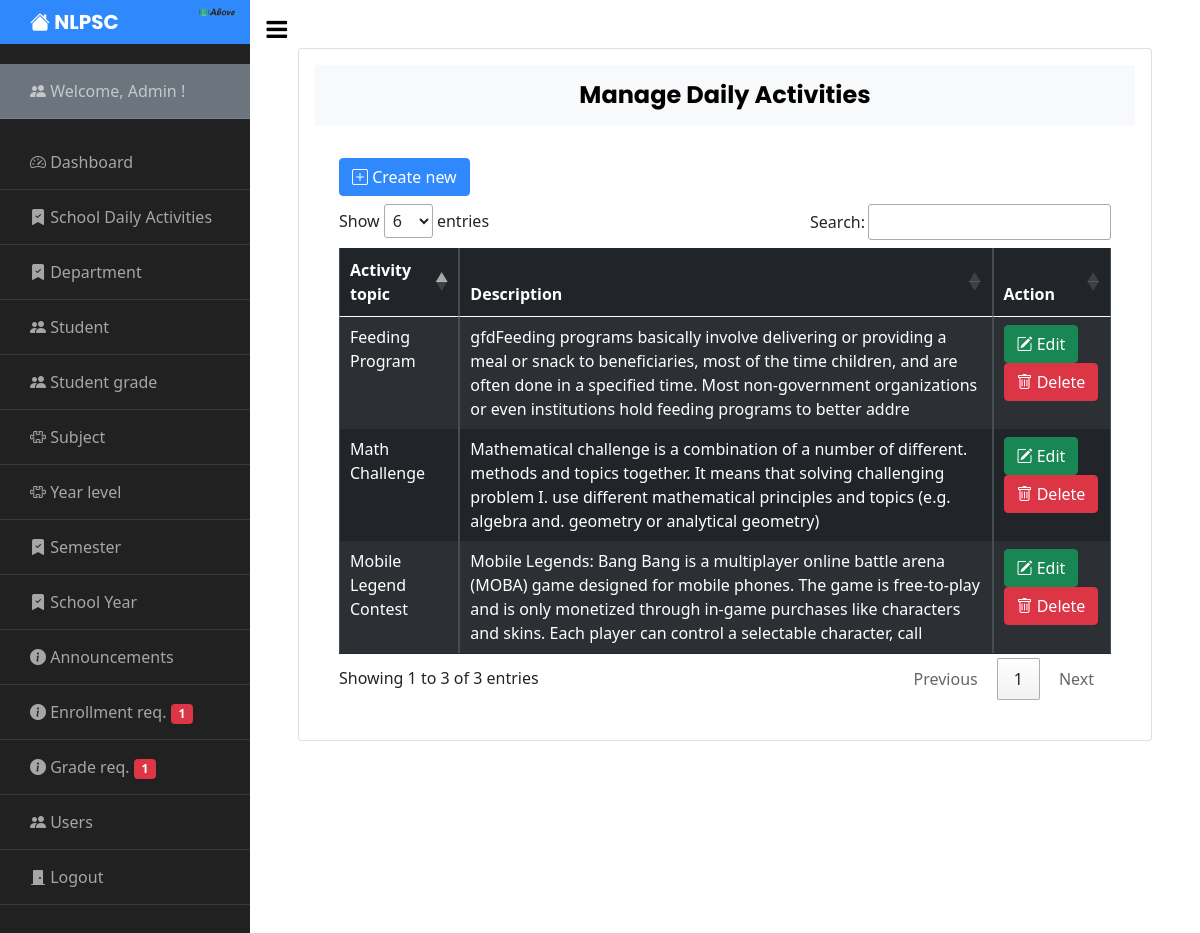
The app's page /admin/manage_daily_activities.php (signed in) with its own data.
### tables this page shows
CREATE TABLE `user` (
  `Id` int(11) NOT NULL,
  `firstname` varchar(255) NOT NULL,
  `middlename` varchar(255) NOT NULL,
  `lastname` varchar(255) NOT NULL,
  `dob` varchar(255) NOT NULL,
  `age` int(11) NOT NULL,
  `email` varchar(255) NOT NULL,
  `contact` varchar(255) NOT NULL,
  `address` varchar(255) NOT NULL,
  `username` varchar(255) NOT NULL,
  `password` varchar(255) NOT NULL,
  `usertype` varchar(255) NOT NULL DEFAULT 'Teacher',
  `image` varchar(255) NOT NULL
);

CREATE TABLE `daily_activities` (
  `Id` int(11) NOT NULL,
  `Activity_topic` varchar(255) NOT NULL,
  `Activity_description` varchar(255) NOT NULL,
  `time_date` datetime NOT NULL,
  `Image` varchar(255) NOT NULL
);

### admin/manage_daily_activities.php (the view, shortened to what this page needs)
<?php include 'sidebar.php'; ?>
     <div id="content" class="p-4 p-md-5 pt-5">
       <div class="card p-3">
         <h4 class="bg-light p-3" align="center"><strong>Manage Daily Activities</strong></h4>
         <div class="table-responsive p-4">
           <a href="manage_daily_activities_create.php" class="btn btn-primary mb-2"><i class="bi bi-plus-square"></i> Create new</a>
           <table class="table table-bordered table-dark table-striped table-hover table-responsive-sm " id="example">
             <thead>
               <tr>
                   <th>Activity topic</th>
                   <th>Description</th>
                   <th>Action</th>
               </tr>
             </thead>
             <tbody>
               <?php
                   include("../config.php");
                   $query ="SELECT * FROM daily_activities";
                   $sql = mysqli_query($conn,$query);
                   while($row = mysqli_fetch_array($sql)) {
               ?>
               <tr>
                   <td><?php echo $row["Activity_topic"];?></td>
                   <td><?php echo $row["Activity_description"];?></td>
                   <td>
                       <a href="manage_daily_activities_update.php?id=<?php echo $row['Id']; ?>" class="btn btn-success"><i class="bi bi-pencil-square"></i> Edit </a>
                       <button class="btn btn-danger" data-bs-toggle="modal" type="button" data-bs-target="#deleteactivity_modal<?php echo $row['Id']; ?>"><i class="bi bi-trash"></i> Delete</button>
                   </td>
               </tr>
               <?php
                    }
               ?>
             </tbody>
           </table>
       </div>
     </div>
   </div>

### admin/sidebar.php (shortened to what this page needs)
<?php
include '../config.php';
  if(isset($_SESSION['admin_username']) && isset($_SESSION['admin_id'])) {
    $id = $_SESSION['admin_id'];
    $admin = mysqli_query($conn, "SELECT * FROM user WHERE usertype='Admin' AND Id='$id'");
    while($row = mysqli_fetch_array($admin)) {
?>
<!doctype html>
<html lang="en">
  <head>
    <link href="https://cdn.jsdelivr.net/npm/bootstrap@5.0.2/dist/css/bootstrap.min.css" rel="stylesheet">
    <link rel="stylesheet" href="https://cdn.datatables.net/1.11.3/css/jquery.dataTables.min.css">
		<link href="https://cdn.jsdelivr.net/npm/bootstrap@5.0.2/dist/css/bootstrap.min.css" rel="stylesheet">
		<link rel="stylesheet" href="https://stackpath.bootstrapcdn.com/font-awesome/4.7.0/css/font-awesome.min.css">
    <link rel="stylesheet" href="https://cdn.jsdelivr.net/npm/bootstrap-icons@1.8.1/font/bootstrap-icons.css">
		<link rel="stylesheet" href="../css/style.css">
    <link rel="stylesheet" href="../css/bootstrap.min.css">
  </head>
  <body>
		<div class="wrapper d-flex align-items-stretch">
      <nav id="sidebar">
        <div class="custom-menu">
          <button type="button" id="sidebarCollapse" class="btn btn-primary">
            <i class="fa fa-bars"></i>
          </button>
        </div>
        <h1><a href="dashboard.php" class="logo"><i class="bi bi-house-fill"></i> NLPSC</a><img src="../images/logo.png" alt="" width="40" style="position: absolute; right: 12px; top: 7px;"></h1>
        <div class="bg-secondary">
              <ul class="list-unstyled components ">
                <li>
                  <a href="">
                    <i class="bi bi-people-fill"></i> Welcome, <?php echo $row['username']; ?> !
                  </a>
                </li>
              </ul>
        </div>
        <ul class="list-unstyled components mb-5">
          <li>
              <a href="dashboard.php"><i class="bi bi-speedometer2"></i> Dashboard</a>
          </li>
          <li>
            <a href="manage_daily_activities.php"><i class="bi bi-bookmark-check-fill"></i> School Daily Activities</a>
          </li>
          <li>
            <a href="manage_department.php"><i class="bi bi-bookmark-check-fill"></i> Department</a>
          </li>
          <li>
            <a href="manage_student.php"><i class="bi bi-people-fill"></i> Student</a>
          </li>
          <li>
            <a href="manage_grades.php"><i class="bi bi-people-fill"></i> Student grade</a>
          </li>
          <li>
            <a href="manage_subject.php"><i class="bi bi-puzzle"></i> Subject</a>
          </li>
          <li>
            <a href="manage_level.php"><i class="bi bi-puzzle"></i> Year level</a>
          </li>
          <li>
            <a href="manage_semester.php"><i class="bi bi-bookmark-check-fill"></i> Semester</a>
          </li>
          <li>
            <a href="manage_schoolyear.php"><i class="bi bi-bookmark-check-fill"></i> School Year</a>
          </li>
          <li>
            <a href="manage_announcement.php"><i class="bi bi-info-circle-fill"></i> Announcements</a>
          </li>
          <li>
             <?php
            $check = mysqli_query($conn, "SELECT enrollment_Id FROM enrollment");
            $count = mysqli_num_rows($check);
            ?>
            <a href="manage_enrollment.php"><i class="bi bi-info-circle-fill"></i> Enrollment req. <span class="badge bg-danger"><?php echo $count; ?></span></a>
          </li>
           <li>
             <?php
            $check2 = mysqli_query($conn, "SELECT request_grade_Id FROM request_grade");
            $count2 = mysqli_num_rows($check2);
            ?>
            <a href="manage_request_grades.php"><i class="bi bi-info-circle-fill"></i> Grade req. <span class="badge bg-danger"><?php echo $count2; ?></span></a>
          </li>
          <li>
            <a href="manage_user.php"><i class="bi bi-people-fill"></i> Users</a>
          </li>
          <li>
            <a href="../logout.php"><i class="bi bi-door-closed-fill"></i> Logout</a>
          </li>
        </ul>
      </nav>
       <?php } ?>
  </body>
</html>
<?php
    } else {
     header('Location: ../index.php');
    }
?>

### admin/sidebar.php (style rules this page uses)
ul li a, h1 a { text-decoration: none; }

### records on screen
user: username "Admin", count "1", count2 "1"
daily_activities: Activity_topic "Feeding Program", Activity_description "gfdFeeding programs basically involve delivering or providing a meal or snack to beneficiaries, most of the time children, and are often done in a specified time. Most non-government organizations or even institutions hold feeding programs to better addre"
daily_activities: Activity_topic "Math Challenge", Activity_description "Mathematical challenge is a combination of a number of different. methods and topics together. It means that solving challenging problem I. use different mathematical principles and topics (e.g. algebra and. geometry or analytical geometry)"
daily_activities: Activity_topic "Mobile Legend Contest", Activity_description "Mobile Legends: Bang Bang is a multiplayer online battle arena (MOBA) game designed for mobile phones. The game is free-to-play and is only monetized through in-game purchases like characters and skins. Each player can control a selectable character, call"
